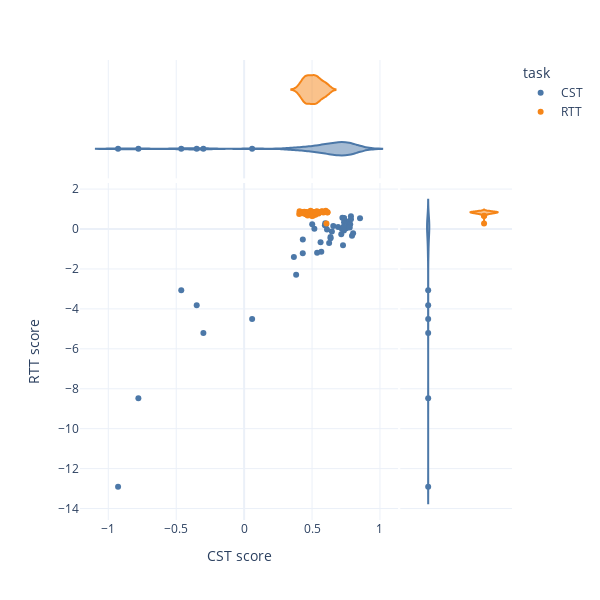

Notebook source saved alongside this figure:
### Code cell
signal = 'lfads_rates_joint_pca_shared'
df = src.decoder_analysis.precondition_td(td, signal)
models = src.decoder_analysis.fit_models(df, signal, target_name='Hand velocity')

trial_scores = src.decoder_analysis.score_trials(df.loc[df['Test set']],signal,models,target_name='Hand velocity')

fig = px.scatter(
    trial_scores.reset_index(),
    x='CST score',
    y='RTT score',
    color='task',
    hover_data=['trial_id'],
    marginal_x='violin',
    marginal_y='violin',
    template='plotly_white',
    width=600,
    height=600,
    color_discrete_sequence=px.colors.qualitative.T10,
)
fig.show()

### Figure 1 — Plotly figure (JSON) as saved in the notebook; plotly's stock layout.template omitted (floating-point values rounded to 4 significant figures)
{"data": [{"customdata": [[11], [33], [41], [48], [65], [84], [85], [88], [97], [105], [113], [138], [142], [144], [166], [175], [177], [188], [193], [199], [203], [209], [213], [240], [244], [257], [269], [271], [279], [285], [293], [295], [296], [303], [307], [326], [327], [328], [332], [343], [348], [375], [376], [379], [389]], "hovertemplate": "task=CST<br>CST score=%{x}<br>RTT score=%{y}<br>trial_id=%{customdata[0]}<extra></extra>", "legendgroup": "CST", "marker": {"color": "#4C78A8", "symbol": "circle"}, "mode": "markers", "name": "CST", "orientation": "v", "showlegend": true, "type": "scatter", "x": [0.5944, -0.2999, 0.05894, 0.5681, 0.3662, 0.636, 0.7202, 0.4319, 0.7339, 0.6034, -0.7786, 0.7664, -0.4629, 0.646, -0.928, -0.3491, 0.6259, 0.7522, 0.5011, 0.7943, 0.7278, 0.5628, 0.5373, 0.4318, 0.6365, 0.3829, 0.6562, 0.8023, 0.7647, 0.5973, 0.517, 0.7356, 0.6918, 0.7808, 0.6101, 0.7315, 0.735, 0.7234, 0.7862, 0.7774, 0.735, 0.7359, 0.7864, 0.8531, 0.7152], "xaxis": "x", "y": [0.194, -5.209, -4.507, -1.139, -1.408, -0.4035, -0.005168, -0.5211, 0.07972, 0.2312, -8.481, 0.165, -3.064, -0.1226, -12.9, -3.816, -0.7002, 0.03181, 0.2331, -0.3367, -0.8108, -0.6668, -1.195, -1.219, -0.4588, -2.295, 0.1489, -0.2109, 0.3726, 0.2932, 0.01405, 0.3334, 0.1062, 0.2385, -0.02998, 0.1144, -0.07429, 0.5583, 0.6357, 0.07129, 0.5266, 0.5468, 0.4896, 0.543, -0.2676], "yaxis": "y"}, {"alignmentgroup": "True", "customdata": [[11], [33], [41], [48], [65], [84], [85], [88], [97], [105], [113], [138], [142], [144], [166], [175], [177], [188], [193], [199], [203], [209], [213], [240], [244], [257], [269], [271], [279], [285], [293], [295], [296], [303], [307], [326], [327], [328], [332], [343], [348], [375], [376], [379], [389]], "hovertemplate": "task=CST<br>CST score=%{x}<br>trial_id=%{customdata[0]}<extra></extra>", "legendgroup": "CST", "marker": {"color": "#4C78A8", "symbol": "circle"}, "name": "CST", "offsetgroup": "CST", "scalegroup": "x", "showlegend": false, "type": "violin", "x": [0.5944, -0.2999, 0.05894, 0.5681, 0.3662, 0.636, 0.7202, 0.4319, 0.7339, 0.6034, -0.7786, 0.7664, -0.4629, 0.646, -0.928, -0.3491, 0.6259, 0.7522, 0.5011, 0.7943, 0.7278, 0.5628, 0.5373, 0.4318, 0.6365, 0.3829, 0.6562, 0.8023, 0.7647, 0.5973, 0.517, 0.7356, 0.6918, 0.7808, 0.6101, 0.7315, 0.735, 0.7234, 0.7862, 0.7774, 0.735, 0.7359, 0.7864, 0.8531, 0.7152], "xaxis": "x3", "yaxis": "y3"}, {"alignmentgroup": "True", "customdata": [[11], [33], [41], [48], [65], [84], [85], [88], [97], [105], [113], [138], [142], [144], [166], [175], [177], [188], [193], [199], [203], [209], [213], [240], [244], [257], [269], [271], [279], [285], [293], [295], [296], [303], [307], [326], [327], [328], [332], [343], [348], [375], [376], [379], [389]], "hovertemplate": "task=CST<br>RTT score=%{y}<br>trial_id=%{customdata[0]}<extra></extra>", "legendgroup": "CST", "marker": {"color": "#4C78A8", "symbol": "circle"}, "name": "CST", "offsetgroup": "CST", "scalegroup": "y", "showlegend": false, "type": "violin", "xaxis": "x2", "y": [0.194, -5.209, -4.507, -1.139, -1.408, -0.4035, -0.005168, -0.5211, 0.07972, 0.2312, -8.481, 0.165, -3.064, -0.1226, -12.9, -3.816, -0.7002, 0.03181, 0.2331, -0.3367, -0.8108, -0.6668, -1.195, -1.219, -0.4588, -2.295, 0.1489, -0.2109, 0.3726, 0.2932, 0.01405, 0.3334, 0.1062, 0.2385, -0.02998, 0.1144, -0.07429, 0.5583, 0.6357, 0.07129, 0.5266, 0.5468, 0.4896, 0.543, -0.2676], "yaxis": "y2"}, {"customdata": [[8], [12], [17], [22], [25], [27], [44], [76], [107], [116], [117], [120], [126], [137], [145], [148], [150], [153], [157], [160], [169], [176], [180], [181], [187], [211], [215], [219], [242], [249], [252], [261], [273], [274], [350], [352], [361], [363], [364], [372], [381], [386], [392]], "hovertemplate": "task=RTT<br>CST score=%{x}<br>RTT score=%{y}<br>trial_id=%{customdata[0]}<extra></extra>", "legendgroup": "RTT", "marker": {"color": "#F58518", "symbol": "circle"}, "mode": "markers", "name": "RTT", "orientation": "v", "showlegend": true, "type": "scatter", "x": [0.5022, 0.4621, 0.5746, 0.4528, 0.5484, 0.4589, 0.4374, 0.5362, 0.4433, 0.452, 0.6146, 0.5254, 0.5283, 0.5312, 0.4504, 0.4081, 0.4526, 0.5694, 0.5187, 0.4602, 0.5834, 0.4951, 0.6005, 0.5075, 0.5383, 0.601, 0.4845, 0.433, 0.5231, 0.4412, 0.606, 0.4688, 0.6126, 0.4889, 0.4676, 0.545, 0.5065, 0.566, 0.4277, 0.4054, 0.5331, 0.4986, 0.5238], "xaxis": "x", "y": [0.8638, 0.8104, 0.8911, 0.7351, 0.7814, 0.8525, 0.8463, 0.8848, 0.8603, 0.7691, 0.8348, 0.717, 0.8247, 0.8648, 0.7851, 0.889, 0.7824, 0.8755, 0.8368, 0.779, 0.822, 0.7375, 0.8822, 0.6632, 0.8409, 0.9185, 0.8552, 0.8067, 0.7998, 0.852, 0.2764, 0.821, 0.8275, 0.9173, 0.6725, 0.8228, 0.7892, 0.8567, 0.7902, 0.7562, 0.8516, 0.6567, 0.8265], "yaxis": "y"}, {"alignmentgroup": "True", "customdata": [[8], [12], [17], [22], [25], [27], [44], [76], [107], [116], [117], [120], [126], [137], [145], [148], [150], [153], [157], [160], [169], [176], [180], [181], [187], [211], [215], [219], [242], [249], [252], [261], [273], [274], [350], [352], [361], [363], [364], [372], [381], [386], [392]], "hovertemplate": "task=RTT<br>CST score=%{x}<br>trial_id=%{customdata[0]}<extra></extra>", "legendgroup": "RTT", "marker": {"color": "#F58518", "symbol": "circle"}, "name": "RTT", "offsetgroup": "RTT", "scalegroup": "x", "showlegend": false, "type": "violin", "x": [0.5022, 0.4621, 0.5746, 0.4528, 0.5484, 0.4589, 0.4374, 0.5362, 0.4433, 0.452, 0.6146, 0.5254, 0.5283, 0.5312, 0.4504, 0.4081, 0.4526, 0.5694, 0.5187, 0.4602, 0.5834, 0.4951, 0.6005, 0.5075, 0.5383, 0.601, 0.4845, 0.433, 0.5231, 0.4412, 0.606, 0.4688, 0.6126, 0.4889, 0.4676, 0.545, 0.5065, 0.566, 0.4277, 0.4054, 0.5331, 0.4986, 0.5238], "xaxis": "x3", "yaxis": "y3"}, {"alignmentgroup": "True", "customdata": [[8], [12], [17], [22], [25], [27], [44], [76], [107], [116], [117], [120], [126], [137], [145], [148], [150], [153], [157], [160], [169], [176], [180], [181], [187], [211], [215], [219], [242], [249], [252], [261], [273], [274], [350], [352], [361], [363], [364], [372], [381], [386], [392]], "hovertemplate": "task=RTT<br>RTT score=%{y}<br>trial_id=%{customdata[0]}<extra></extra>", "legendgroup": "RTT", "marker": {"color": "#F58518", "symbol": "circle"}, "name": "RTT", "offsetgroup": "RTT", "scalegroup": "y", "showlegend": false, "type": "violin", "xaxis": "x2", "y": [0.8638, 0.8104, 0.8911, 0.7351, 0.7814, 0.8525, 0.8463, 0.8848, 0.8603, 0.7691, 0.8348, 0.717, 0.8247, 0.8648, 0.7851, 0.889, 0.7824, 0.8755, 0.8368, 0.779, 0.822, 0.7375, 0.8822, 0.6632, 0.8409, 0.9185, 0.8552, 0.8067, 0.7998, 0.852, 0.2764, 0.821, 0.8275, 0.9173, 0.6725, 0.8228, 0.7892, 0.8567, 0.7902, 0.7562, 0.8516, 0.6567, 0.8265], "yaxis": "y2"}], "layout": {"height": 600, "legend": {"title": {"text": "task"}, "tracegroupgap": 0}, "margin": {"t": 60}, "width": 600, "xaxis": {"anchor": "y", "domain": [0, 0.7363], "title": {"text": "CST score"}}, "xaxis2": {"anchor": "y2", "domain": [0.7413, 1], "matches": "x2", "showgrid": false, "showline": false, "showticklabels": false, "ticks": ""}, "xaxis3": {"anchor": "y3", "domain": [0, 0.7363], "matches": "x", "showgrid": true, "showticklabels": false}, "xaxis4": {"anchor": "y4", "domain": [0.7413, 1], "matches": "x2", "showgrid": false, "showline": false, "showticklabels": false, "ticks": ""}, "yaxis": {"anchor": "x", "domain": [0, 0.7326], "title": {"text": "RTT score"}}, "yaxis2": {"anchor": "x2", "domain": [0, 0.7326], "matches": "y", "showgrid": true, "showticklabels": false}, "yaxis3": {"anchor": "x3", "domain": [0.7426, 1], "matches": "y3", "showgrid": false, "showline": false, "showticklabels": false, "ticks": ""}, "yaxis4": {"anchor": "x4", "domain": [0.7426, 1], "matches": "y3", "showgrid": true, "showline": false, "showticklabels": false, "ticks": ""}}}
